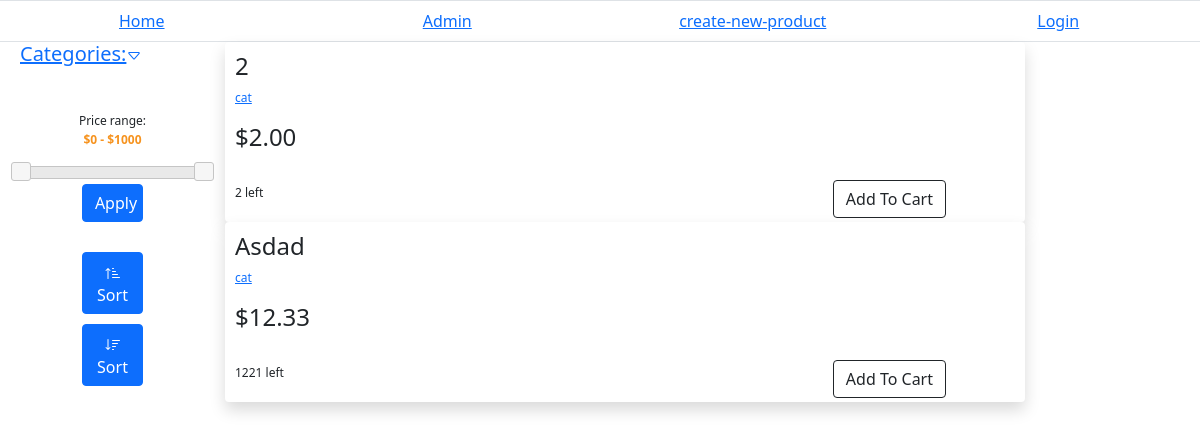
The page / on the database its author committed.
### Ecommerce/models.py (models this page shows, shortened)
class Product(models.Model):
	name = models.CharField(max_length=200)
	category = models.ForeignKey(Category, on_delete=models.CASCADE)
	availability = models.IntegerField()
	price = models.DecimalField(max_digits=5, decimal_places=2)

class Category(models.Model):
	name = models.CharField(max_length=200)
	def __str__(self):
		return self.name

### Ecommerce/views.py (the view)
# urls.py: path('', AvailableItemsList, name="home"),
def AvailableItemsList(request, category=None):
	context = {}
	categories = Category.objects.all()
	context['categories'] = categories
	min_price = request.GET.get('price_from', '') or None
	max_price = request.GET.get('price_to', '') or None
	sorted = request.GET.get('sorted', '') or None
	if category is not None:
		object_list = Product.objects.all().filter(category__name=category)
	else:
		object_list = Product.objects.all()
	if min_price is not None:
		object_list = object_list.filter(price__gte=min_price)
	if min_price is not None:
		object_list = object_list.filter(price__lte=max_price)
	if sorted is not None:
		if sorted == 'reverse':
			object_list = object_list.order_by('-price')
		elif sorted == 'normal':
			object_list = object_list.order_by('price')
	context['object_list'] = object_list
	return render(request,"Ecommerce/home.html", context)

### Ecommerce/templates/Ecommerce/home.html (shortened to what this page needs)
{% extends 'base.html' %}
{% block content %}
	{% for product in object_list %}
	<div class="product-list-item shadow bg-white rounded">
		<div class="kurwa">
			<div class="product-data">
				<div class="product-data-item">
					<h2>{{product.name|title}}</h2>
				</div>
				<div class="product-data-item">
					<p><a href="{% url 'home' category=product.category %}">{{product.category}}</a></p>
				</div>
				<div class="product-data-item">
					<h2>${{product.price}}</h2>
				</div>
				<div class="product-data-item">
					<div class="product-footer " >
						<div >
							<br>
							<p>{{product.availability}} left</p>
						</div>
						<div>
							{% if user.is_authenticated %}
								<button type="button" class="btn btn-outline-dark addbutton" data-productid="{{product.id}}">Add To Cart</button>
							{% else %}
								<button onclick="goToLoginPage()" type="button" class="btn btn-outline-dark addbutton" >Add To Cart</button>
							{% endif %}
						</div>
					</div>
				</div>
			</div>
		</div>
	</div>
	{% endfor %}
{% endblock content %}
{% block sidebar %}
	<div class="r-sidebar">
	</div>
{% endblock sidebar %}
{% block leftsidebar %}
	<link rel="stylesheet" href="//code.jquery.com/ui/1.13.2/themes/base/jquery-ui.css">
	<div class="left-sidebar">
		<div class="category-list-header">
			<h2><a href="#" onclick="toggleCategories()">Categories:<svg id="caret-down" xmlns="http://www.w3.org/2000/svg" width="16" height="16" fill="currentColor" class="bi bi-caret-down" viewBox="0 0 16 16">
  <path d="M3.204 5h9.592L8 10.481 3.204 5zm-.753.659 4.796 5.48a1 1 0 0 0 1.506 0l4.796-5.48c.566-.647.106-1.659-.753-1.659H3.204a1 1 0 0 0-.753 1.659z"/></svg>
</a></h2>
		</div>
		<div class="set-price">
			<div class="price">
				<p>
					<label for="amount">Price range:</label>
					<br>
					<input type="text" id="amount" readonly style="border:0; color:#f6931f; font-weight:bold;">
				</p>
			</div>
			<div id="slider-range"></div>
			<div class="apply-button">
				<button type="button" class="btn btn-primary" onclick="check_priceRange()">Apply</button>
			</div>
		</div>
		<div class="price-buttons">
			<div class="p-button">
				<button type="button" class="btn btn-primary" onclick="sort(0)">
					Sort
				</button>
			</div>
			<div class="p-button">
				<button type="button" class="btn btn-primary" onclick="sort(1)">
					Sort
				</button>
			</div>
		</div>
	</div>
{% endblock leftsidebar %}

### static/styles/style.css (style rules this page uses)
a, a:hover, a:focus, a:active { text-decoration: none; color: inherit; }

### Ecommerce/templates/Ecommerce/home.html (style rules this page uses)
p { font-size: 12px; }
h2 { font-size: 20px; }
.product-data { width: 100%; display: flex; flex-direction: column; max-height: 180px; padding-left: 10px; padding-top: 10px; padding-bottom: 10px; height: 180px; }
.product-data-item { height: auto; }
.r-sidebar { padding-top: 100px; }
.left-sidebar { display: flex; flex-direction: column; min-height: 100%; padding: 0; }
.category-list-header { height: 30px; text-align: left; padding-left: 20px; }
.category-list-header h2 { font-size: 20px; font-stretch: expanded; font-weight: Normal; }
.product-list-item { display: flex; flex-direction: row; max-height: 180px; }
.product-data-item h2 { font-size: 24px; }
.kurwa { width: 100%; max-height: 100%; }
.product-footer { padding-right: 10%; display: flex; flex-direction: row; justify-content: space-between; align-items: flex-end; }
.set-price { padding-right: 20px; padding-left: 20px; padding-top: 40px; }
.price input { text-align:center }
.price-buttons button { width: 35%; }
.apply-button button { width: 35%; }
.apply-button { padding: 5px; }
.price-buttons { padding: 20px; }
.p-button { padding: 5px; }

### rows shown on the page
Product: name "2", category "cat", price "2.00", availability "2"
Product: name "Asdad", category "cat", price "12.33", availability "1221"
